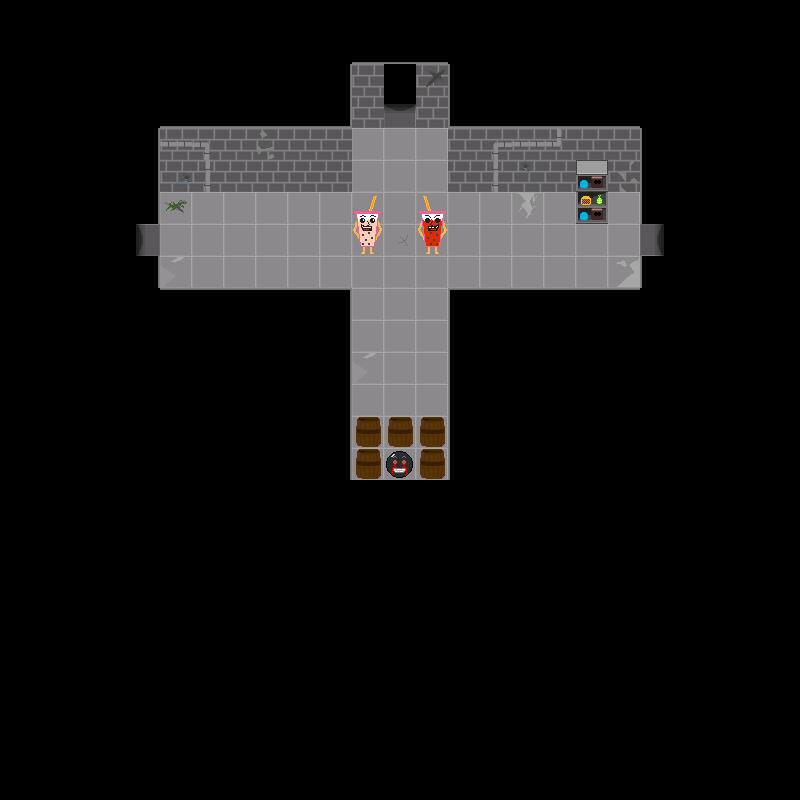

This is a level from a 2D game, rendered from its Tiled map with the project's own tilesets. A one-line summary and the map file follow, with tile-layer data summarised:
An orthogonal 25x25 tile map with 32x32 px tiles, 5 tile layers (backgroundLayer, wallLayer, objectLayer, objectAboveLayer, ...), 2 tilesets and 3 objects.

<map version="1.2" tiledversion="1.2.3" orientation="orthogonal" renderorder="right-down" width="25" height="25" tilewidth="32" tileheight="32" infinite="0" nextlayerid="7" nextobjectid="4">
 <tileset firstgid="1" name="floor1tiles" tilewidth="32" tileheight="32" tilecount="81" columns="9">
  <image source="../../assets/Floor 1/Floors/f1spritesheet.png" width="288" height="288" />
  <tile id="21">
   <properties>
    <property name="door" value="down" />
   </properties>
  </tile>
  <tile id="22">
   <properties>
    <property name="door" value="left" />
   </properties>
  </tile>
  <tile id="23">
   <properties>
    <property name="door" value="right" />
   </properties>
  </tile>
  <tile id="24">
   <properties>
    <property name="door" value="up" />
   </properties>
  </tile>
 </tileset>
 <tileset firstgid="82" name="objects" tilewidth="32" tileheight="32" tilecount="20" columns="4">
  <image source="../../assets/Floor 1/Floors/objspritesheet.png" width="128" height="160" />
 </tileset>
 <layer id="1" name="backgroundLayer" width="25" height="25">
  <data>[625 cells, 625 non-empty, 10 distinct tile ids]</data>
 </layer>
 <layer id="2" name="wallLayer" width="25" height="25">
  <data>[625 cells, 91 non-empty, 20 distinct tile ids]</data>
 </layer>
 <layer id="3" name="objectLayer" width="25" height="25">
  <data>[625 cells, 9 non-empty, 5 distinct tile ids]</data>
 </layer>
 <layer id="4" name="objectAboveLayer" width="25" height="25">
  <data>[625 cells, 3 non-empty, 3 distinct tile ids]</data>
 </layer>
 <objectgroup id="5" name="doorLayer">
  <object id="1" gid="81" x="384" y="128" width="32" height="32">
   <properties>
    <property name="door" value="up" />
   </properties>
  </object>
  <object id="2" gid="81" x="640" y="256" width="32" height="32">
   <properties>
    <property name="door" value="right" />
   </properties>
  </object>
  <object id="3" gid="81" x="128" y="256" width="32" height="32">
   <properties>
    <property name="door" value="left" />
   </properties>
  </object>
 </objectgroup>
 <layer id="6" name="aboveLayer" width="25" height="25">
  <data>[625 cells, 0 non-empty, 0 distinct tile ids]</data>
 </layer>
</map>
